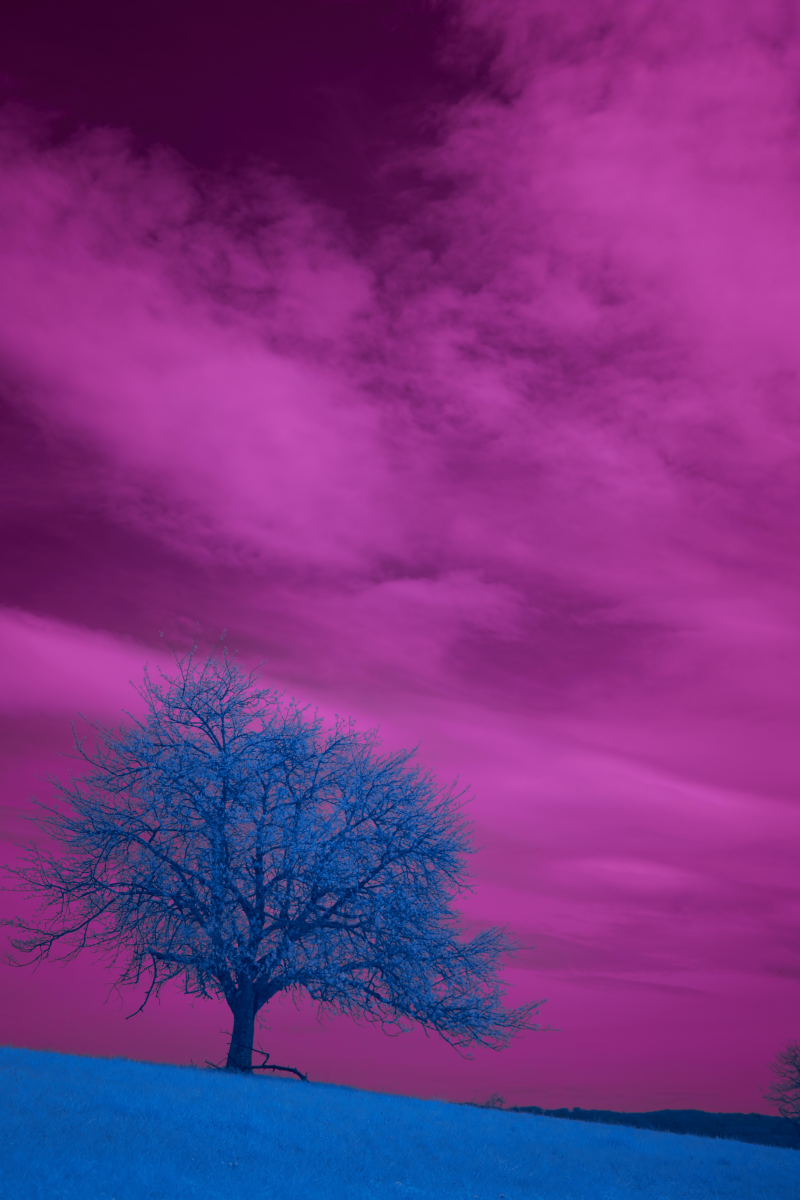
#> input picture random_pics/wolfgang.jpg, 4000 x 6000 px (shown at 1/5 size)
$ python Images.py
#> lines starting #> are read from the running program, lines starting #| are printed output that depends on the picture
from PIL import  Image, ImageFilter

# img = Image.open('./Pokedex/pikachu.jpg')
img = Image.open('./random_pics/wolfgang.jpg')
#> img is the input picture: PIL image 4000x6000 RGB; mean R, G, B 117.8, 50.1, 130.1
img.thumbnail((400, 400))
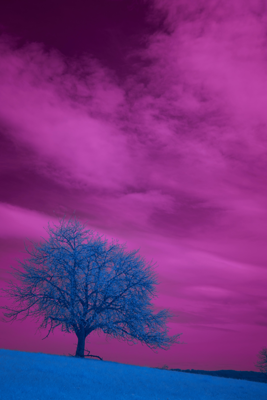
#> img: PIL image 267x400 RGB; mean R, G, B 117.8, 50.1, 130.1
img.save('thumbnail.jpg')

print(img.size)
#| (267, 400)


# [12 lines of commented-out code are left out]
